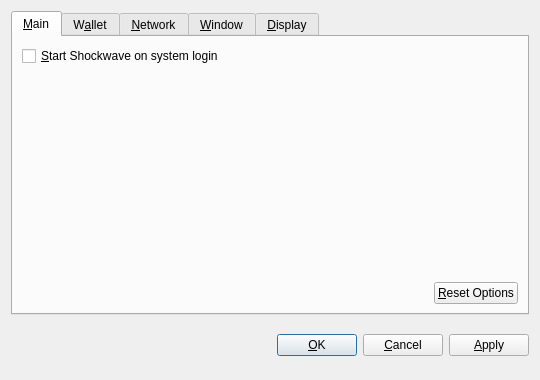
<?xml version="1.0" encoding="UTF-8"?>
<ui version="4.0">
 <class>OptionsDialog</class>
 <widget class="QDialog" name="OptionsDialog">
  <property name="geometry">
   <rect>
    <x>0</x>
    <y>0</y>
    <width>540</width>
    <height>380</height>
   </rect>
  </property>
  <property name="windowTitle">
   <string>Options</string>
  </property>
  <property name="modal">
   <bool>true</bool>
  </property>
  <layout class="QVBoxLayout" name="verticalLayout">
   <item>
    <widget class="QTabWidget" name="tabWidget">
     <property name="tabPosition">
      <enum>QTabWidget::North</enum>
     </property>
     <property name="currentIndex">
      <number>0</number>
     </property>
     <widget class="QWidget" name="tabMain">
      <attribute name="title">
       <string>&amp;Main</string>
      </attribute>
      <layout class="QVBoxLayout" name="verticalLayout_Main">
       <item>
        <widget class="QCheckBox" name="bitcoinAtStartup">
         <property name="toolTip">
          <string>Automatically start Shockwave after logging in to the system.</string>
         </property>
         <property name="text">
          <string>&amp;Start Shockwave on system login</string>
         </property>
        </widget>
       </item>
       <item>
        <spacer name="verticalSpacer_Main">
         <property name="orientation">
          <enum>Qt::Vertical</enum>
         </property>
         <property name="sizeHint" stdset="0">
          <size>
           <width>20</width>
           <height>40</height>
          </size>
         </property>
        </spacer>
       </item>
       <item>
        <layout class="QHBoxLayout" name="horizontalLayout_2_Main">
         <item>
          <spacer name="horizontalSpacer_2_Main">
           <property name="orientation">
            <enum>Qt::Horizontal</enum>
           </property>
           <property name="sizeHint" stdset="0">
            <size>
             <width>40</width>
             <height>20</height>
            </size>
           </property>
          </spacer>
         </item>
         <item>
          <widget class="QPushButton" name="resetButton">
           <property name="toolTip">
            <string>Reset all client options to default.</string>
           </property>
           <property name="text">
            <string>&amp;Reset Options</string>
           </property>
           <property name="autoDefault">
            <bool>false</bool>
           </property>
          </widget>
         </item>
        </layout>
       </item>
      </layout>
     </widget>
     <widget class="QWidget" name="tabWallet">
      <attribute name="title">
       <string>W&amp;allet</string>
      </attribute>
      <layout class="QVBoxLayout" name="verticalLayout_Network">
       <item>
        <widget class="QLabel" name="transactionFeeInfoLabel">
         <property name="text">
          <string>Optional transaction fee per kB that helps make sure your transactions are processed quickly. Most transactions are 1 kB.</string>
         </property>
         <property name="textFormat">
          <enum>Qt::PlainText</enum>
         </property>
         <property name="wordWrap">
          <bool>true</bool>
         </property>
        </widget>
       </item>
       <item>
        <layout class="QHBoxLayout" name="horizontalLayout_1_Main">
         <item>
          <widget class="QLabel" name="transactionFeeLabel">
           <property name="text">
            <string>Pay transaction &amp;fee</string>
           </property>
           <property name="textFormat">
            <enum>Qt::PlainText</enum>
           </property>
           <property name="buddy">
            <cstring>transactionFee</cstring>
           </property>
          </widget>
         </item>
         <item>
          <widget class="BitcoinAmountField" name="transactionFee"/>
         </item>
         <item>
          <spacer name="horizontalSpacer_1_Main">
           <property name="orientation">
            <enum>Qt::Horizontal</enum>
           </property>
           <property name="sizeHint" stdset="0">
            <size>
             <width>40</width>
             <height>20</height>
            </size>
           </property>
          </spacer>
         </item>
        </layout>
       </item>
       <item>
        <widget class="QLabel" name="label">
         <property name="text">
          <string>If you disable the spending of unconfirmed change, the change from a transaction cannot be used until that transaction has at least one confirmation. This also affects how your balance is computed.</string>
         </property>
         <property name="wordWrap">
          <bool>true</bool>
         </property>
        </widget>
       </item>
       <item>
        <widget class="QCheckBox" name="spendZeroConfChange">
         <property name="text">
          <string>Spend unconfirmed change  (experts only)</string>
         </property>
        </widget>
       </item>
       <item>
        <spacer name="verticalSpacer">
         <property name="orientation">
          <enum>Qt::Vertical</enum>
         </property>
         <property name="sizeHint" stdset="0">
          <size>
           <width>20</width>
           <height>40</height>
          </size>
         </property>
        </spacer>
       </item>
      </layout>
     </widget>
     <widget class="QWidget" name="tabNetwork">
      <attribute name="title">
       <string>&amp;Network</string>
      </attribute>
      <layout class="QVBoxLayout" name="verticalLayout_Network">
       <item>
        <widget class="QCheckBox" name="mapPortUpnp">
         <property name="toolTip">
          <string>Automatically open the Shockwave client port on the router. This only works when your router supports UPnP and it is enabled.</string>
         </property>
         <property name="text">
          <string>Map port using &amp;UPnP</string>
         </property>
        </widget>
       </item>
       <item>
        <widget class="QCheckBox" name="connectSocks">
         <property name="toolTip">
          <string>Connect to the Shockwave network through a SOCKS proxy (e.g. when connecting through Tor).</string>
         </property>
         <property name="text">
          <string>&amp;Connect through SOCKS proxy:</string>
         </property>
        </widget>
       </item>
       <item>
        <layout class="QHBoxLayout" name="horizontalLayout_Network">
         <item>
          <widget class="QLabel" name="proxyIpLabel">
           <property name="text">
            <string>Proxy &amp;IP:</string>
           </property>
           <property name="textFormat">
            <enum>Qt::PlainText</enum>
           </property>
           <property name="buddy">
            <cstring>proxyIp</cstring>
           </property>
          </widget>
         </item>
         <item>
          <widget class="QValidatedLineEdit" name="proxyIp">
           <property name="maximumSize">
            <size>
             <width>140</width>
             <height>16777215</height>
            </size>
           </property>
           <property name="toolTip">
            <string>IP address of the proxy (e.g. 127.0.0.1)</string>
           </property>
          </widget>
         </item>
         <item>
          <widget class="QLabel" name="proxyPortLabel">
           <property name="text">
            <string>&amp;Port:</string>
           </property>
           <property name="textFormat">
            <enum>Qt::PlainText</enum>
           </property>
           <property name="buddy">
            <cstring>proxyPort</cstring>
           </property>
          </widget>
         </item>
         <item>
          <widget class="QLineEdit" name="proxyPort">
           <property name="maximumSize">
            <size>
             <width>55</width>
             <height>16777215</height>
            </size>
           </property>
           <property name="toolTip">
            <string>Port of the proxy (e.g. 9050)</string>
           </property>
          </widget>
         </item>
         <item>
          <widget class="QLabel" name="socksVersionLabel">
           <property name="text">
            <string>SOCKS &amp;Version:</string>
           </property>
           <property name="textFormat">
            <enum>Qt::PlainText</enum>
           </property>
           <property name="buddy">
            <cstring>socksVersion</cstring>
           </property>
          </widget>
         </item>
         <item>
          <widget class="QValueComboBox" name="socksVersion">
           <property name="toolTip">
            <string>SOCKS version of the proxy (e.g. 5)</string>
           </property>
          </widget>
         </item>
         <item>
          <spacer name="horizontalSpacer_Network">
           <property name="orientation">
            <enum>Qt::Horizontal</enum>
           </property>
           <property name="sizeHint" stdset="0">
            <size>
             <width>40</width>
             <height>20</height>
            </size>
           </property>
          </spacer>
         </item>
        </layout>
       </item>
       <item>
        <spacer name="verticalSpacer_Network">
         <property name="orientation">
          <enum>Qt::Vertical</enum>
         </property>
         <property name="sizeHint" stdset="0">
          <size>
           <width>20</width>
           <height>40</height>
          </size>
         </property>
        </spacer>
       </item>
      </layout>
     </widget>
     <widget class="QWidget" name="tabWindow">
      <attribute name="title">
       <string>&amp;Window</string>
      </attribute>
      <layout class="QVBoxLayout" name="verticalLayout_Window">
       <item>
        <widget class="QCheckBox" name="minimizeToTray">
         <property name="toolTip">
          <string>Show only a tray icon after minimizing the window.</string>
         </property>
         <property name="text">
          <string>&amp;Minimize to the tray instead of the taskbar</string>
         </property>
        </widget>
       </item>
       <item>
        <widget class="QCheckBox" name="minimizeOnClose">
         <property name="toolTip">
          <string>Minimize instead of exit the application when the window is closed. When this option is enabled, the application will be closed only after selecting Quit in the menu.</string>
         </property>
         <property name="text">
          <string>M&amp;inimize on close</string>
         </property>
        </widget>
       </item>
       <item>
        <spacer name="verticalSpacer_Window">
         <property name="orientation">
          <enum>Qt::Vertical</enum>
         </property>
         <property name="sizeHint" stdset="0">
          <size>
           <width>20</width>
           <height>40</height>
          </size>
         </property>
        </spacer>
       </item>
      </layout>
     </widget>
     <widget class="QWidget" name="tabDisplay">
      <attribute name="title">
       <string>&amp;Display</string>
      </attribute>
      <layout class="QVBoxLayout" name="verticalLayout_Display">
       <item>
        <layout class="QHBoxLayout" name="horizontalLayout_1_Display">
         <item>
          <widget class="QLabel" name="langLabel">
           <property name="text">
            <string>User Interface &amp;language:</string>
           </property>
           <property name="textFormat">
            <enum>Qt::PlainText</enum>
           </property>
           <property name="buddy">
            <cstring>lang</cstring>
           </property>
          </widget>
         </item>
         <item>
          <widget class="QValueComboBox" name="lang">
           <property name="toolTip">
            <string>The user interface language can be set here. This setting will take effect after restarting Shockwave.</string>
           </property>
          </widget>
         </item>
        </layout>
       </item>
       <item>
        <layout class="QHBoxLayout" name="horizontalLayout_2_Display">
         <item>
          <widget class="QLabel" name="unitLabel">
           <property name="text">
            <string>&amp;Unit to show amounts in:</string>
           </property>
           <property name="textFormat">
            <enum>Qt::PlainText</enum>
           </property>
           <property name="buddy">
            <cstring>unit</cstring>
           </property>
          </widget>
         </item>
         <item>
          <widget class="QValueComboBox" name="unit">
           <property name="toolTip">
            <string>Choose the default subdivision unit to show in the interface and when sending coins.</string>
           </property>
          </widget>
         </item>
        </layout>
       </item>
       <item>
        <widget class="QCheckBox" name="displayAddresses">
         <property name="toolTip">
          <string>Whether to show Shockwave addresses in the transaction list or not.</string>
         </property>
         <property name="text">
          <string>&amp;Display addresses in transaction list</string>
         </property>
        </widget>
       </item>
       <item>
        <widget class="QCheckBox" name="coinControlFeatures">
         <property name="toolTip">
          <string>Whether to show coin control features or not.</string>
         </property>
         <property name="text">
          <string>Display coin &amp;control features (experts only!)</string>
         </property>
        </widget>
       </item>
       <item>
        <spacer name="verticalSpacer_Display">
         <property name="orientation">
          <enum>Qt::Vertical</enum>
         </property>
         <property name="sizeHint" stdset="0">
          <size>
           <width>20</width>
           <height>40</height>
          </size>
         </property>
        </spacer>
       </item>
      </layout>
     </widget>
    </widget>
   </item>
   <item>
    <layout class="QHBoxLayout" name="horizontalLayout_Buttons">
     <item>
      <spacer name="horizontalSpacer_1">
       <property name="orientation">
        <enum>Qt::Horizontal</enum>
       </property>
       <property name="sizeHint" stdset="0">
        <size>
         <width>40</width>
         <height>48</height>
        </size>
       </property>
      </spacer>
     </item>
     <item>
      <widget class="QLabel" name="statusLabel">
       <property name="font">
        <font>
         <weight>75</weight>
         <bold>true</bold>
        </font>
       </property>
       <property name="text">
        <string/>
       </property>
       <property name="textFormat">
        <enum>Qt::PlainText</enum>
       </property>
       <property name="wordWrap">
        <bool>true</bool>
       </property>
      </widget>
     </item>
     <item>
      <spacer name="horizontalSpacer_2">
       <property name="orientation">
        <enum>Qt::Horizontal</enum>
       </property>
       <property name="sizeHint" stdset="0">
        <size>
         <width>40</width>
         <height>48</height>
        </size>
       </property>
      </spacer>
     </item>
     <item>
      <widget class="QPushButton" name="okButton">
       <property name="text">
        <string>&amp;OK</string>
       </property>
      </widget>
     </item>
     <item>
      <widget class="QPushButton" name="cancelButton">
       <property name="text">
        <string>&amp;Cancel</string>
       </property>
       <property name="autoDefault">
        <bool>false</bool>
       </property>
      </widget>
     </item>
     <item>
      <widget class="QPushButton" name="applyButton">
       <property name="text">
        <string>&amp;Apply</string>
       </property>
       <property name="autoDefault">
        <bool>false</bool>
       </property>
      </widget>
     </item>
    </layout>
   </item>
  </layout>
 </widget>
 <customwidgets>
  <customwidget>
   <class>BitcoinAmountField</class>
   <extends>QSpinBox</extends>
   <header>bitcoinamountfield.h</header>
  </customwidget>
  <customwidget>
   <class>QValueComboBox</class>
   <extends>QComboBox</extends>
   <header>qvaluecombobox.h</header>
  </customwidget>
  <customwidget>
   <class>QValidatedLineEdit</class>
   <extends>QLineEdit</extends>
   <header>qvalidatedlineedit.h</header>
  </customwidget>
 </customwidgets>
 <resources/>
 <connections/>
</ui>
